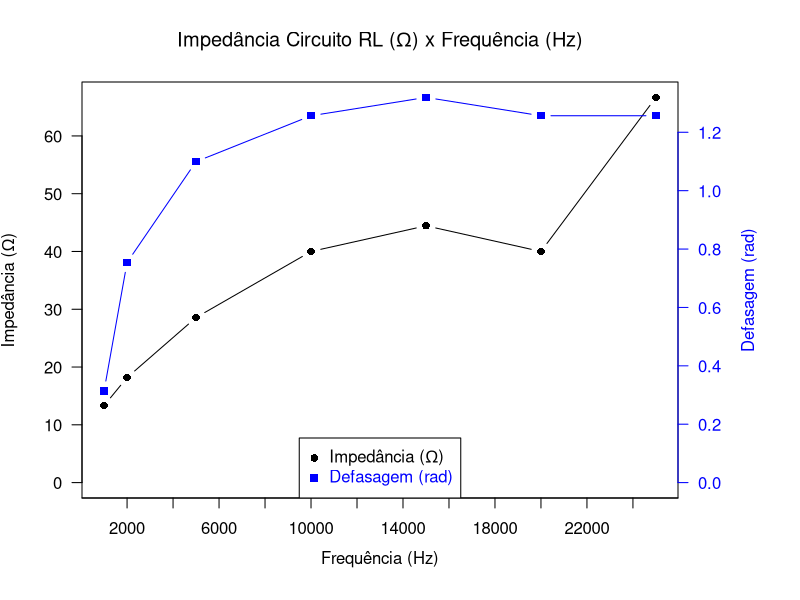

Here is the R script that generated this plot:
rm(list = ls())
dev.off()

f <- c(1, 2, 5, 10, 15, 20, 25) * 10^3

# CALCULOS PRE RELATORIO 11

# Rin <- 1e3
# R <- 56
# C <- 200e-9
# L <- 1.41e-3

# omega <- 2 * pi * f
#
# Z_real <- Rin + (1/R)/((1/R)^2 + ((omega * C - 1/(omega * L))^2))
# Z_imag <- - (omega * C - 1 / (omega * L)) / ((1/R)^2 + ((omega * C - 1/(omega * L))^2))
#
# Z_mod <- sqrt(Z_real^2 + Z_imag^2)
# Z_phase <- atan2(Z_imag, Z_real)
#
# ress <- 1 / sqrt(L * C)

# def_seconds <- c(10, 11, 2, -1.5, -0.5, -0.4, -0.25) * 10^-6
# T <- 1 / f
#
# Z_phase <- 2 * pi * def_seconds / T
#
# Vp <- rep(2.5, length(f))
# Ip <- c(2.479, 2.475, 2.41, 2.36, 2.37, 2.39, 2.42) * 10^-3
# Z_mod_calc <- Vp / Ip


## CALCULOS RELATORIO 5

# PARTE 1 - CIRCUITO RC

Rc <- 470

ip_medidos_C <- c(250, 450, 650, 750, 800, 810, 825) * 10^-3 / Rc
ip_prelatorio_C <- c(1.205, 2.163, 3.508, 3.923, 3.987, 3.994, 4.015) * 10^-3 / 2

e_ip_C <- ((ip_medidos_C - ip_prelatorio_C) / ip_prelatorio_C) * 100

def_us_medidos_C <- c(-200, -80, -20, -5, -2, -1.4, -1) * 10^-6
def_rad_medidos_C <- def_us_medidos_C * 2 * pi * f
def_rad_calc_C <- c(-1.32, -1.03, -0.64, -0.29, -0.23, -0.1, -0.09)

e_def_C <- ((def_rad_medidos_C - def_rad_calc_C) / def_rad_calc_C) * 100

# PARTE 2 - CIRCUITO RL

Rl <- 10

ip_medidos_L <- c(750, 550, 350, 250, 225, 250, 150) * 10^-3 / Rl
ip_prelatorio_L <- c(85.78,
                   64.62,
                   33.45,
                   16.45,
                   10.95,
                   8.08,
                   6.29) * 10^-3

e <- ((ip_medidos_L - ip_prelatorio_L) / ip_prelatorio_L) * 100

def_us_medidos_L <- c(50, 60, 35, 20, 14, 10, 8) * 10^-6
def_rad_medidos_L <- def_us_medidos_L * 2 * pi * f
def_rad_calc_L <- c(0.69, 0.85, 1.24, 1.34, 1.47, 1.53, 1.65)

e_def_L <- ((def_rad_medidos_L - def_rad_calc_L) / def_rad_calc_L) * 100

# QUESTOES PARA O RELATORIO

# dataset
Z_c <- 1 / ip_medidos_C
Z_l <- 1 / ip_medidos_L
def_Zc <- def_rad_medidos_C
def_Zl <- def_rad_medidos_L

## add extra space to right margin of plot within frame
par(mar = c(5, 4, 4, 6) + 0.1)

graphTitle <- expression(paste("Impedância Circuito RL (", Omega, ") x Frequência (Hz)"))

firstDataLabel <- expression(paste("Impedância (", Omega, ")"))
firstDataColor <- "black"

secondDataColor <- "blue"
secondDataLabel <- "Defasagem (rad)"

xAxisLabel <- "Frequência (Hz)"
xAxisColor <- "black"

## Plot first set of data and draw its axis
plot(
     f,
     Z_l,
     pch = 16,
     axes = FALSE,
     ylim = c(0, max(Z_l)),
     xlab = "",
     ylab = "",
     type = "b",
     col = firstDataColor,
     main = graphTitle
)

axis(2, ylim = c(0, max(Z_l)), col = firstDataColor, col.axis = firstDataColor, las = 1) ## las=1 makes horizontal labels
mtext(firstDataLabel, side = 2, line = 3, col = firstDataColor)
box()

## Allow a second plot on the same graph
par(new = TRUE)

# Plot the second plot and put axis scale on right
plot(
     f,
     def_Zl,
     pch = 15,
     xlab = "",
     ylab = "",
     ylim = c(0, max(def_Zl)),
     axes = FALSE,
     type = "b",
     col = secondDataColor
)

mtext(secondDataLabel, side = 4, col = secondDataColor, line = 3)
axis(4, ylim = c(0, max(def_Zl)), col = secondDataColor, col.axis = secondDataColor, las = 1)

## Draw the time axis
axis(1, pretty(range(f), 10))
mtext(xAxisLabel, side = 1, col = xAxisColor, line = 2.5)

## Add Legend
legend("bottom",
     legend = c(firstDataLabel, secondDataLabel),
     text.col = c(firstDataColor, secondDataColor),
     pch = c(16, 15), 
     col = c(firstDataColor, secondDataColor)
)
